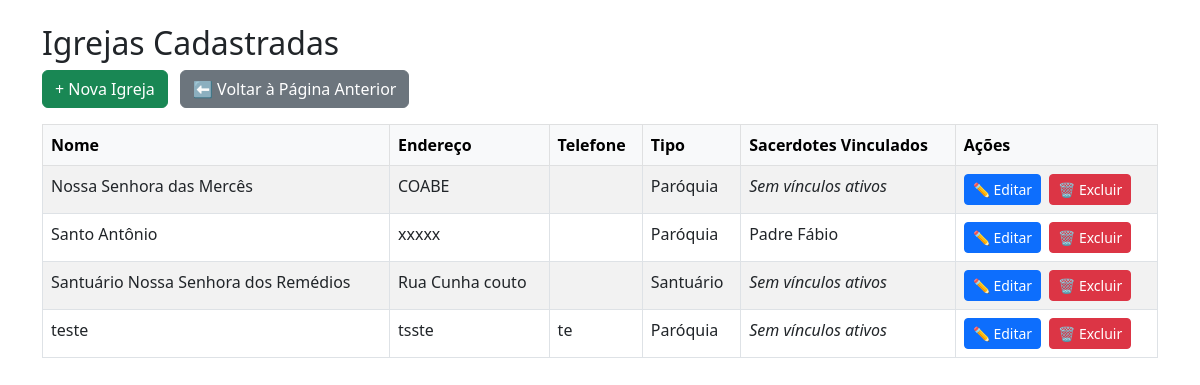
The page /admin/igreja_list.php on the database its author committed.
### tables this page shows
CREATE TABLE IF NOT EXISTS `tbigreja` (
  `idIgreja` int(11) NOT NULL AUTO_INCREMENT,
  `NomeIgreja` varchar(250) NOT NULL,
  `Endereco` varchar(250) DEFAULT NULL,
  `Telefone` varchar(30) DEFAULT NULL,
  `Tipo` varchar(30) DEFAULT NULL,
  PRIMARY KEY (`idIgreja`)
);

### admin/igreja_list.php (the view, shortened to what this page needs)
<?php include_once("../conexao.php"); ?>
<!DOCTYPE html>
<html lang="pt-br">
<head>
  <link href="https://cdn.jsdelivr.net/npm/bootstrap@5.3.0/dist/css/bootstrap.min.css" rel="stylesheet" />
</head>
<body class="container mt-4">
  <h2>Igrejas Cadastradas</h2>
  <div class="mb-3">
    <a href="igreja_form.php" class="btn btn-success me-2">+ Nova Igreja</a>
    <a href="index.php" class="btn btn-secondary">⬅️ Voltar à Página Anterior</a>
  </div>
  <table class="table table-bordered table-striped">
    <thead class="table-light">
      <tr>
        <th>Nome</th>
        <th>Endereço</th>
        <th>Telefone</th>
        <th>Tipo</th>
        <th>Sacerdotes Vinculados</th>
        <th>Ações</th>
      </tr>
    </thead>
    <tbody>
      <?php
      $sql = "SELECT * FROM tbIgreja ORDER BY NomeIgreja";
      $res = $conn->query($sql);
      while ($igreja = $res->fetch_assoc()) {
        $idIgreja = $igreja['idIgreja'];
        $sqlSacerdotes = "SELECT s.NomeSacerdote
                          FROM tbIgrejaSacerdote v
                          JOIN tbSacerdotes s ON v.idSacerdote = s.idSacerdote
                          WHERE v.idIgreja = $idIgreja AND v.Status = 1
                          ORDER BY s.NomeSacerdote";
        $resSacerdotes = $conn->query($sqlSacerdotes);
        $sacerdotesAtivos = [];
        while ($sac = $resSacerdotes->fetch_assoc()) {
          $sacerdotesAtivos[] = $sac['NomeSacerdote'];
        }
        $listaSacerdotes = $sacerdotesAtivos ? implode(", ", $sacerdotesAtivos) : "<i>Sem vínculos ativos</i>";
        echo "<tr>
                <td>{$igreja['NomeIgreja']}</td>
                <td>{$igreja['Endereco']}</td>
                <td>{$igreja['Telefone']}</td>
                <td>{$igreja['Tipo']}</td>
                <td>$listaSacerdotes</td>
                <td>
                  <a href='igreja_form.php?id={$igreja['idIgreja']}' class='btn btn-sm btn-primary me-1'>✏️ Editar</a>
                  <a href='igreja_excluir.php?id={$igreja['idIgreja']}' class='btn btn-sm btn-danger' onclick=\"return confirm('Deseja realmente excluir esta igreja?')\">🗑️ Excluir</a>
                </td>
              </tr>";
      }
      ?>
    </tbody>
  </table>
</body>
</html>

### rows shown on the page
tbigreja: NomeIgreja "Nossa Senhora das Mercês", Endereco "COABE", Tipo "Paróquia", shows "Sem vínculos ativos"
tbigreja: NomeIgreja "Santo Antônio", Endereco "xxxxx", Tipo "Paróquia", sacerdotesAtivos "Padre Fábio"
tbigreja: NomeIgreja "Santuário Nossa Senhora dos Remédios", Endereco "Rua Cunha couto", Tipo "Santuário", shows "Sem vínculos ativos"
tbigreja: NomeIgreja "teste", Endereco "tsste", Telefone "te", Tipo "Paróquia", shows "Sem vínculos ativos"
